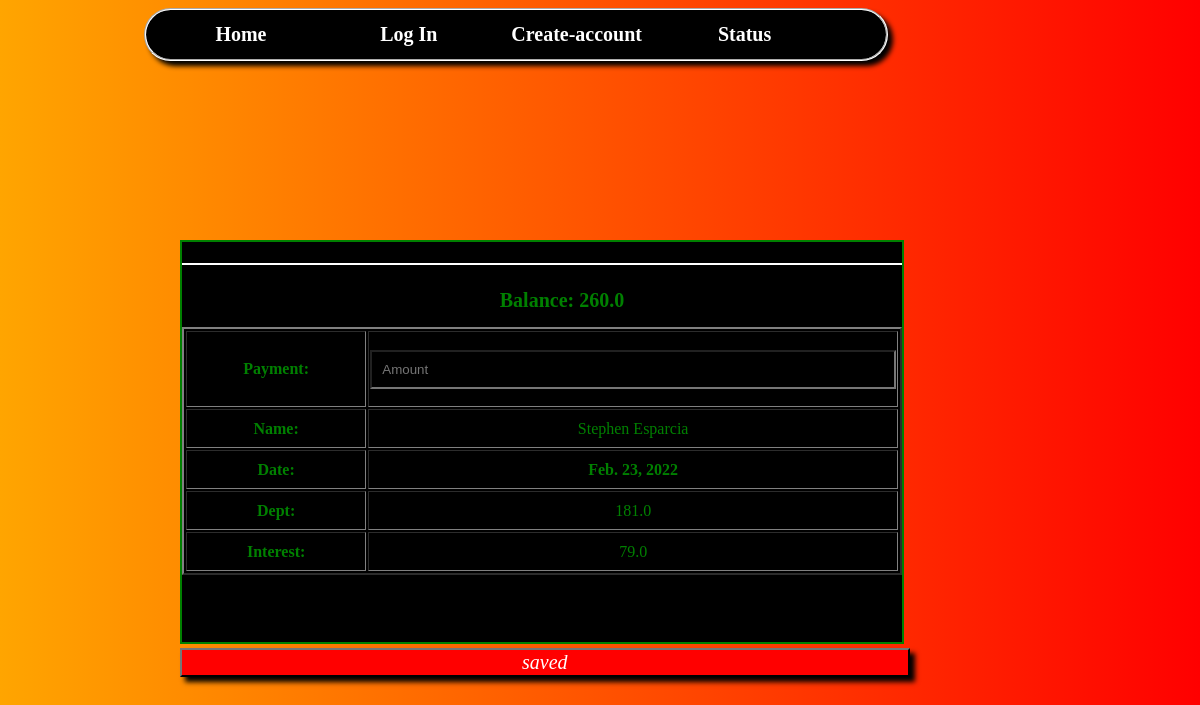
Screenshot of /payment/86/ with the database file from the repository.
### base/models.py (models this page shows, shortened)
class Information(models.Model):
    name = models.CharField(max_length=200)
    host = models.ForeignKey(Name, on_delete=models.CASCADE)
    age = models.IntegerField(default=0)
    dept = models.FloatField(default=0)
    balance = models.FloatField(default=0)
    interest = models.FloatField(default=0)
    bool = models.BooleanField(default=False)
    date = models.DateTimeField(default=datetime.date.today())
    birthday = models.DateTimeField(default=datetime.date(2004, 5, 11))
    interest_bool = models.BooleanField(default=True)

### base/views.py (the view, shortened to what this page needs)
# urls.py: path('payment/<str:pk>/', views.payment, name='payment'),
def payment(request, pk):
    ls = Name.objects.get(id=int(pk))
    t = ls.information_set.get(name=ls)
    return render(request, 'payment.html', {'info': ls, 'date': datetime.date.today()})

### base/models.py (called while the page is built)
    def __str__(self):
        return self.name

### templates/payment.html (shortened to what this page needs)
{% include 'nave_bar.html' %}
{% load static %}
<link rel="stylesheet" href="{% static 'base/css_files/payment.css'%}">
{% block content%}
    <form method="POST" action="">
    {% for i in info.information_set.all%}
    <div class="information">
    <h1 id="cautions"> {{Payment}}</h1>
        <h1 id="balance">Balance: {{ i.balance }}</h1>
        <table border="2px">
            <tr>
                <th>Payment:</th>
                <td><label for="payment"></label><input id="payment" type="number" name="payment" placeholder="Amount"></td>
            </tr>
            <tr>
                <th>Name:</th>
                <td>{{ i.name }}</td>
            </tr>
            <tr>
                <th>Date:</th>
                <th>{{ date}}</th>
            </tr>
            <tr>
                <th>Dept:</th>
                <td>{{ i.dept }}</td>
            </tr>
            <tr>
                <th>Interest:</th>
                <td>{{ i.interest }}</td>
            </tr>
        </table>
    </div>
        <input type="submit" name="paid" value="saved" id="paid">
    {% endfor %}
    </form>
{% endblock %}

### base/static/base/css_files/payment.css (style rules this page uses)
.information { border: 2px solid; position: fixed; left: 15%; top: 30%; width: 60%; height: 50%; background: black; color: green; }
.information #cautions { border-bottom: white 2px solid ; text-align: center; font-family: Impact, serif; }
.information #balance { position: relative; left: 25%; font-family: Impact, serif; font-size: 20px; border: 2px solid black; width: 55%; text-align: center; background: black; color: green; }
.information table { width: 100%; height: 62%; text-align: center; color: green; }
#payment { width : 100%; padding: 10px; color: green; background: black; }
#paid { position: fixed; left: 15%; top: 81%; width: 60.8%; background: red; font-family: impact, serif; font-size: 20px; font-style: italic; color: white; box-shadow: 5px 5px 5px black; border-color: #222222; }
html { background: linear-gradient(to left, red, orange); }

### rows the page displays
Information: balance "260.0", name "Stephen Esparcia", dept "181.0", interest "79.0"
